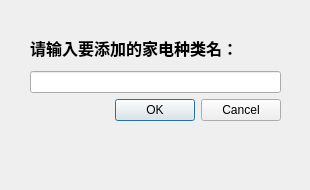
<?xml version="1.0" encoding="UTF-8"?>
<ui version="4.0">
 <class>Dialog</class>
 <widget class="QDialog" name="Dialog">
  <property name="geometry">
   <rect>
    <x>0</x>
    <y>0</y>
    <width>310</width>
    <height>190</height>
   </rect>
  </property>
  <property name="windowTitle">
   <string>Dialog</string>
  </property>
  <widget class="QWidget" name="">
   <property name="geometry">
    <rect>
     <x>30</x>
     <y>30</y>
     <width>251</width>
     <height>91</height>
    </rect>
   </property>
   <layout class="QVBoxLayout" name="verticalLayout_2">
    <item>
     <layout class="QVBoxLayout" name="verticalLayout">
      <item>
       <widget class="QLabel" name="label">
        <property name="font">
         <font>
          <pointsize>12</pointsize>
          <bold>true</bold>
         </font>
        </property>
        <property name="text">
         <string>请输入要添加的家电种类名：</string>
        </property>
       </widget>
      </item>
      <item>
       <widget class="QLineEdit" name="lineEdit"/>
      </item>
     </layout>
    </item>
    <item>
     <widget class="QDialogButtonBox" name="buttonBox">
      <property name="orientation">
       <enum>Qt::Orientation::Horizontal</enum>
      </property>
      <property name="standardButtons">
       <set>QDialogButtonBox::StandardButton::Cancel|QDialogButtonBox::StandardButton::Ok</set>
      </property>
     </widget>
    </item>
   </layout>
  </widget>
 </widget>
 <resources/>
 <connections>
  <connection>
   <sender>buttonBox</sender>
   <signal>accepted()</signal>
   <receiver>Dialog</receiver>
   <slot>accept()</slot>
   <hints>
    <hint type="sourcelabel">
     <x>248</x>
     <y>254</y>
    </hint>
    <hint type="destinationlabel">
     <x>157</x>
     <y>274</y>
    </hint>
   </hints>
  </connection>
  <connection>
   <sender>buttonBox</sender>
   <signal>rejected()</signal>
   <receiver>Dialog</receiver>
   <slot>reject()</slot>
   <hints>
    <hint type="sourcelabel">
     <x>316</x>
     <y>260</y>
    </hint>
    <hint type="destinationlabel">
     <x>286</x>
     <y>274</y>
    </hint>
   </hints>
  </connection>
 </connections>
</ui>
